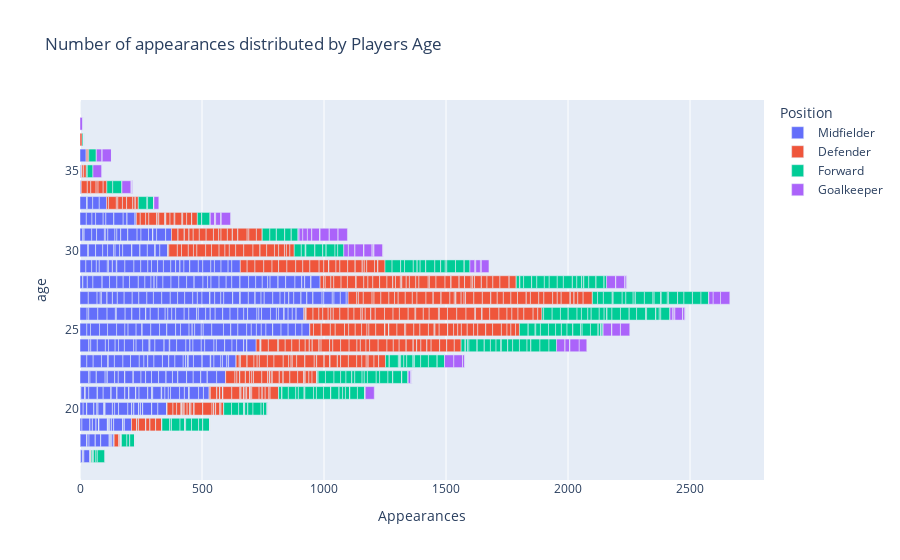

Notebook source saved alongside this figure:
### Code cell
df = data
fig = px.bar(df, y="age", x="Appearances", color = 'Position', hover_data=["mod name"],
                title='Number of appearances distributed by Players Age', orientation='h')
iplot(fig)

### Figure 1 — Plotly figure (JSON) as saved in the notebook; plotly's stock layout.template omitted (floating-point values rounded to 4 significant figures; data arrays with more than 128 entries replaced by an {"elided": "..."} marker saying what was removed)
{"data": [{"alignmentgroup": "True", "customdata": {"elided": "660x1 str values"}, "hovertemplate": "Position=Midfielder<br>Appearances=%{x}<br>age=%{y}<br>mod name=%{customdata[0]}<extra></extra>", "legendgroup": "Midfielder", "marker": {"color": "#636efa"}, "name": "Midfielder", "offsetgroup": "Midfielder", "orientation": "h", "showlegend": true, "textposition": "auto", "type": "bar", "x": {"elided": "660 int values"}, "xaxis": "x", "y": {"elided": "660 int values"}, "yaxis": "y"}, {"alignmentgroup": "True", "customdata": {"elided": "613x1 str values"}, "hovertemplate": "Position=Defender<br>Appearances=%{x}<br>age=%{y}<br>mod name=%{customdata[0]}<extra></extra>", "legendgroup": "Defender", "marker": {"color": "#EF553B"}, "name": "Defender", "offsetgroup": "Defender", "orientation": "h", "showlegend": true, "textposition": "auto", "type": "bar", "x": {"elided": "613 int values"}, "xaxis": "x", "y": {"elided": "613 int values"}, "yaxis": "y"}, {"alignmentgroup": "True", "customdata": {"elided": "337x1 str values"}, "hovertemplate": "Position=Forward<br>Appearances=%{x}<br>age=%{y}<br>mod name=%{customdata[0]}<extra></extra>", "legendgroup": "Forward", "marker": {"color": "#00cc96"}, "name": "Forward", "offsetgroup": "Forward", "orientation": "h", "showlegend": true, "textposition": "auto", "type": "bar", "x": {"elided": "337 int values"}, "xaxis": "x", "y": {"elided": "337 int values"}, "yaxis": "y"}, {"alignmentgroup": "True", "customdata": {"elided": "183x1 str values"}, "hovertemplate": "Position=Goalkeeper<br>Appearances=%{x}<br>age=%{y}<br>mod name=%{customdata[0]}<extra></extra>", "legendgroup": "Goalkeeper", "marker": {"color": "#ab63fa"}, "name": "Goalkeeper", "offsetgroup": "Goalkeeper", "orientation": "h", "showlegend": true, "textposition": "auto", "type": "bar", "x": {"elided": "183 int values"}, "xaxis": "x", "y": {"elided": "183 int values"}, "yaxis": "y"}], "layout": {"barmode": "relative", "legend": {"title": {"text": "Position"}, "tracegroupgap": 0}, "title": {"text": "Number of appearances distributed by Players Age"}, "xaxis": {"anchor": "y", "domain": [0, 1], "title": {"text": "Appearances"}}, "yaxis": {"anchor": "x", "domain": [0, 1], "title": {"text": "age"}}}}
